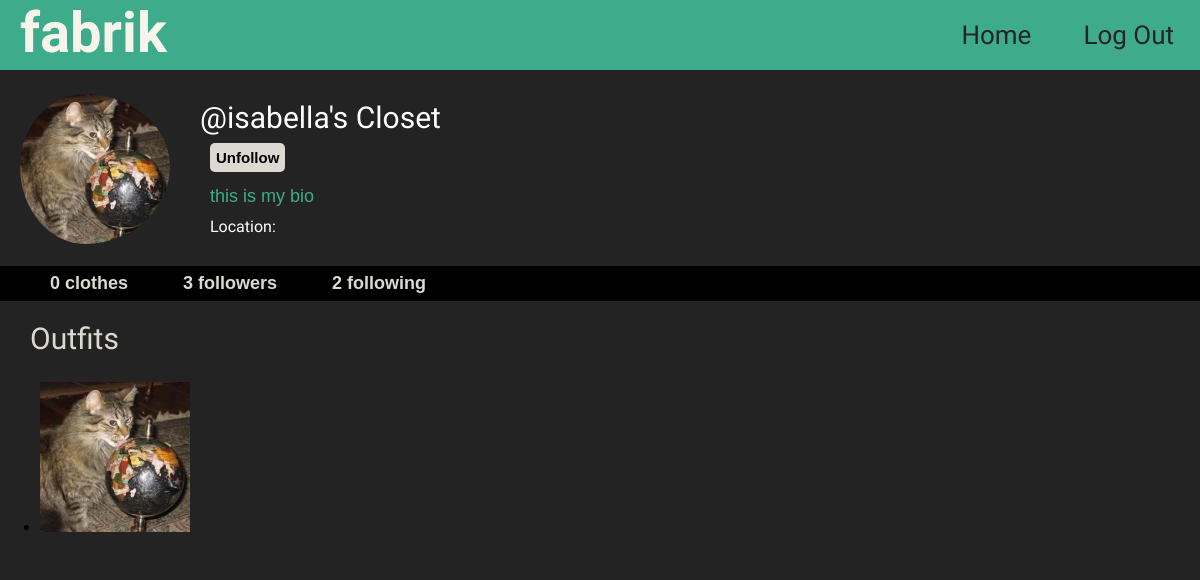
Screenshot of /profile/isabella (signed in) with the database file from the repository.
### core/models.py (models this page shows, shortened)
class Profile(models.Model):
    user = models.ForeignKey(User, on_delete=models.CASCADE)
    id_user = models.IntegerField()
    bio = models.TextField(blank=True)
    profileimg = models.ImageField(upload_to='profile_images', default='blank-profile-picture-png.wbpg')
    location = models.CharField(max_length=100, blank=True)

class Post(models.Model):
    id = models.UUIDField(primary_key=True, default=uuid.uuid4)
    user = models.CharField(max_length=100)
    image = models.ImageField(upload_to='post_images')
    caption = models.TextField()
    created_at = models.DateTimeField(default=datetime.now)
    no_of_likes = models.IntegerField(default=0)

### core/views.py (the view)
# urls.py: path('profile/<str:pk>', views.profile, name='profile'),
@login_required(login_url='signin')
def profile(request, pk):
    user_object = User.objects.get(username=pk)
    user_profile = Profile.objects.get(user=user_object)
    user_clothing = ClosetItem.objects.filter(user=user_object).order_by('-date_added')
    user_posts = Post.objects.filter(user=user_object.username).order_by('-created_at')
    user_clothing_length = len(user_clothing)
    follower = request.user.username
    user = pk
    if FollowersCount.objects.filter(follower=follower, user=user).first():
        button_text = 'Unfollow'
    else:
        button_text = 'Follow'
    user_followers = len(FollowersCount.objects.filter(user=pk))
    user_following = len(FollowersCount.objects.filter(follower=pk))
    is_own_profile = (request.user == user_object)
    context = {
        'user_object': user_object,
        'user_profile': user_profile,
        'user_clothing': user_clothing,
        'user_posts' : user_posts,
        'user_clothing_length': user_clothing_length,
        'button_text': button_text,
        'user_followers': user_followers,
        'user_following': user_following,
        'is_own_profile': is_own_profile
    }
    return render(request, 'profile.html', context)

### templates/profile.html (shortened to what this page needs)
{% load static %}
<!DOCTYPE html>
<html lang="en">
<head>
	<link rel="stylesheet" href="{% static 'css/profile.css' %}">
</head>
<body>
 <div class="container">
    <div class="main">
        <div class="topbar">
			<div class="col logo">
				<a href="/">fabrik</a>
			</div>
			<div class="col topbar-contents">
				<a href="logout">Log Out</a>
				<a href="/">Home</a>
			</div>
        </div>
        <div class="row profile-section">
			<div class="col-md-6">
				<img src="{{user_profile.profileimg.url}}" class="profile-img" width="150">
			</div>
			<div class="col-md-6">
				<div class="closet">
					<h3>@{{user_profile.user.username}}'s Closet
						<form action="/follow" method="POST">
							<div class="profile-info">
								{% if user_object.username != user.username %}
								<a data-ripple=""><button type="submit" class="settings-or-follow">{{button_text}}</button></a>
								{% else %}
								<a href="/settings" data-ripple=""><button type="submit" class="settings-or-follow" >Account Settings</button></a>
								{% endif %}
							</div>
						</form>
						<div class="bio">{{user_profile.bio}}</div>
						<div class="location" style="font-size: 1rem; color: white; margin: 10px;">Location: {{user_profile.location}}</div>
					</h3>
				</div>
			</div>
		</div>
		<div class="row following-info">
			<form action="/follow" method="POST">
				<div class="profile-info">
					{% if user_clothing_length == 0 %}
					<span class="info-bar-items"><b>0 clothes</b></span>
					{% elif user_clothing_length == 1 %}
					<span class="info-bar-items"><b>{{user_clothing_length}} clothing item</b></span>
					{% else %}
					<span class="info-bar-items"><b>{{user_clothing_length}} clothes</b></span>
					{% endif %}
					{% if user_followers == 1 %}
					<span class="info-bar-items"><b>{{user_followers}} follower</b></span>
					{% else %}
					<span class="info-bar-items"><b>{{user_followers}} followers</b></span>
					{% endif %}
					<span class="info-bar-items"><b>{{user_following}} following</b></span>
				</div>
			</form>
		</div>
		<div class="row content-section">
            <div class="timeline">
				<div class="items">
					Outfits
				</div>
				<ul class="row photos">
					{% for post in user_posts %}
					<li>
						<a class="strip" href="{{post.image.url}}" title="" data-strip-group="mygroup" data-strip-group-options="loop: false">
							<img src="{{post.image.url}}" style="height: 150px; width: 150px;" class="post" alt=""></a>
					</li>
					{% endfor %}
				</ul>
            </div>
        </div>
    </div>
 </div>
</body>
</html>

### static/css/profile.css (style rules this page uses)
html, body { margin: 0; padding: 0; background-color: rgb(35, 35, 35); }
.main { padding: none; font-family: Arial; background-color: rgb(35, 35, 35); }
.row { display: flex; justify-content: start; align-items: center; }
.topbar { text-align: center; background-color: #3eac8bff; overflow: hidden; font-family: Rozha One, serif; font-size: 3.5rem; }
.logo a { float: left; text-decoration: none; color: #f6f4ebff; padding-left: 20px; font-weight: bold; }
.topbar-contents a { float: right; padding: 20px 26px; font-size: 26px; text-decoration: none; color: rgb(37, 37, 37); }
.profile-img { border-radius: 50%; padding-left: 20px; padding-top: 10px; padding-bottom: 5px; width: 150px; }
.profile-info { padding-left: 10px; }
.profile-section { background-color: rgb(35, 35, 35); float: left; width: 100%; }
.content-section { background-color: rgb(35, 35, 35); float: left; width: 100%; }
.following-info { background-color: rgb(0, 0, 0); color: rgb(219, 217, 209); padding: 7px; padding-left: 15px; font-size: 18px; float: left; width: 100%; }
.info-bar-items { padding: 25px; }
.settings-or-follow { font-size: 15px; padding: 6px; font-weight: bold; background-color: rgb(219, 217, 209); border-radius: 5px; border: none; }
.closet { padding-left: 10px; font-size: 20px; }
h3 { font-size: 30px; font-family: Rozha One, serif; font-weight: normal; color: rgb(255, 255, 255); padding-left: 20px; }
.bio { font-size: 18px;; color: #3eac8bff; font-weight: normal; font-family: arial; padding-top: 14px; padding-left: 10px; }
.timeline { float: center; text-align: justify; }
.items { font-size: 30px; padding: 10px; padding-left: 30px; padding-top: 20px; color: rgb(219, 217, 209); font-family: Rozha One, serif; font-weight: normal; }
.post { padding-right: 20px; }

### rows the page displays
Profile: profileimg (picture), user.username "isabella", bio "this is my bio"
Post: image (picture)

### other values shown
{{ button_text }} "Unfollow"
{{ user_followers }} "3"
{{ user_following }} "2"
